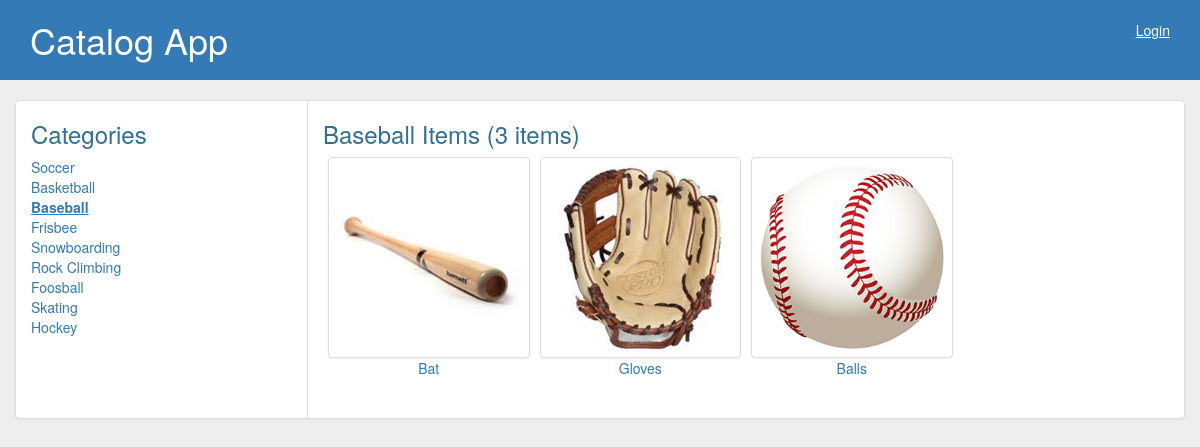
The page /catalog/3/ on the database its author committed.
### database_setup.py (models this page shows, shortened)
class Category(Base):
    __tablename__ = 'category'
    name = Column(String(80), nullable=False)
    id = Column(Integer, primary_key=True)

class CategoryItem(Base):
    __tablename__ = 'category_item'
    name = Column(String(80), nullable=False)
    id = Column(Integer, primary_key=True)
    description = Column(String(250))
    image = Column(String(250))
    category_id = Column(Integer, ForeignKey('category.id'))
    category = relationship(Category)
    user_id = Column(Integer, ForeignKey('user.id'))
    user = relationship(User)

### webserver.py (the view)
@app.route('/catalog/<int:cat_id>/')
@app.route('/catalog/<int:cat_id>/<endpoint>')
def displaySingleCatItems(cat_id, endpoint=None):
    cats = session.query(Category).all()
    curr_cat = session.query(Category).filter(Category.id == cat_id).one()
    items = session.query(CategoryItem) \
        .filter(CategoryItem.category_id == cat_id).all()
    if endpoint == 'json':
        curr_cat = curr_cat.serialize
        curr_cat['items'] = [serializeItem(i) for i in items]
        return jsonify(category=curr_cat)
    title_text = "%s Items (%i items)" % (curr_cat.name, len(items))
    return render_template(
        'display_items.html.j2', cats=cats, items=items,
        title_text=title_text, cat_name=curr_cat.name, login_session=login_session)

### templates/display_items.html.j2 (shortened to what this page needs)
{% extends "layout.html.j2" %}
{% block content %}
  <div class="panel-body display-items">
    <div class="cat-cols col-xs-3">
      <h3 class="text-info">Categories</h3>
      {% for cat in cats %}
      <a class="cat-text {{'curr-cat' if cat.name == cat_name }}" href="{{url_for('displaySingleCatItems', cat_id = cat.id)}}">{{cat.name}}</a><br />
      {% endfor %}
    </div>
    <div class="content-cols col-xs-9">
      <h3 class="text-info">{{title_text}}</h3>
      {% for item in items %}
        <div class="item-display text-center col-xs-3">
          <a href="{{url_for('displayItemDetails', item_id = item.id )}}">
            <img class="img-thumbnail" src="/images/{{item.image}}" /><br />
            {{item.name}}
          </a><br />
        </div>
      {% endfor %}
    </div>
  </div>
{% endblock %}

### static/styles.css (style rules this page uses)
body { background-color: #eee; }
.h1, .h2, .h3, .h4, .h5, .h6, h1, h2, h3, h4, h5, h6 { font-weight: 100; }
.panel-body.display-items { padding: 0; display: -webkit-box; display: -webkit-flex; display: -ms-flexbox; display: flex; }
.cat-cols, .content-cols { font-size: 14px; line-height: 20px; padding-bottom: 20px; }
.cat-cols { border-right: 1px solid #ddd; }
.cat-text:hover, a.curr-cat { font-weight: bold; text-decoration: underline; }
.item-display { padding: 0px 5px 20px 5px; }

### rows shown on the page
Category: name "Soccer"
Category: name "Basketball"
Category: name "Baseball"
Category: name "Frisbee"
Category: name "Snowboarding"
Category: name "Rock Climbing"
Category: name "Foosball"
Category: name "Skating"
Category: name "Hockey"
CategoryItem: image (picture), name "Bat"
CategoryItem: image (picture), name "Gloves"
CategoryItem: image (picture), name "Balls"

### other values the page prints
{{ title_text }} "Baseball Items (3 items)"
